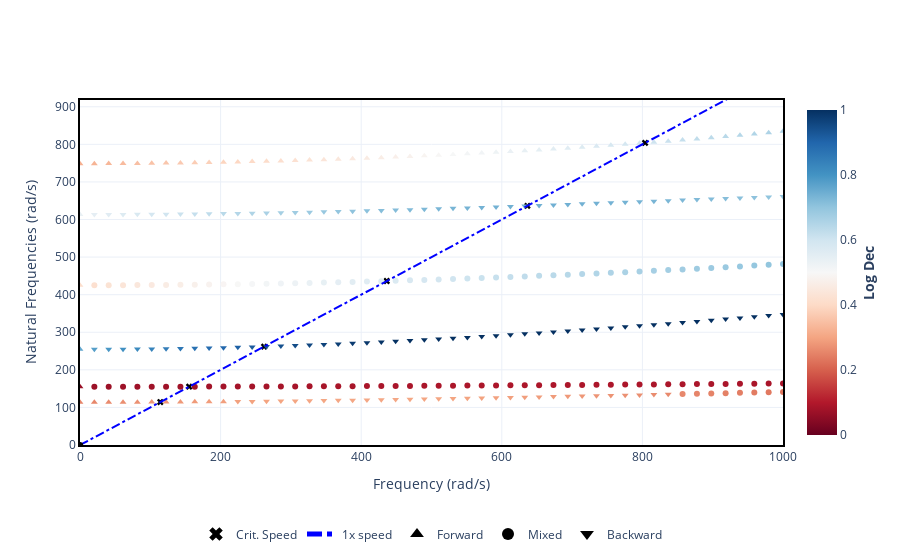

Write notebook code for a chart like this one.
### Markdown cell above
And now we are able to start running some analysis:

### Code cell
campbell = rotor.run_campbell(speed_range=np.linspace(0, 1000))
campbell.plot()
